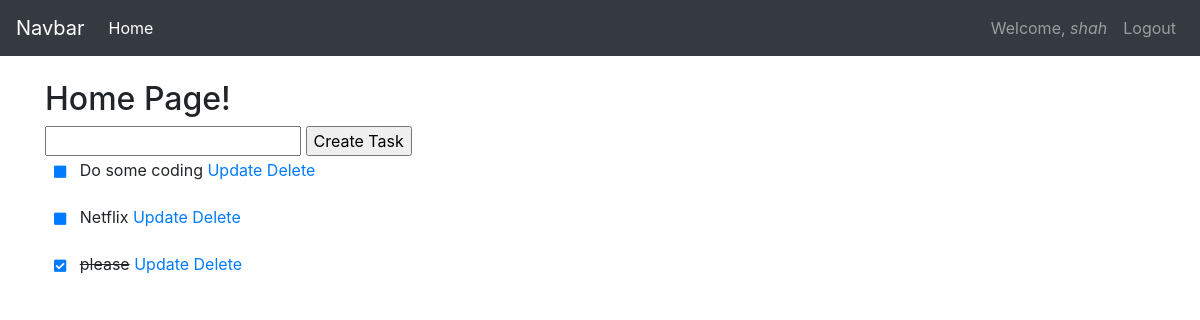
The page / (signed in) on the database as committed earlier.
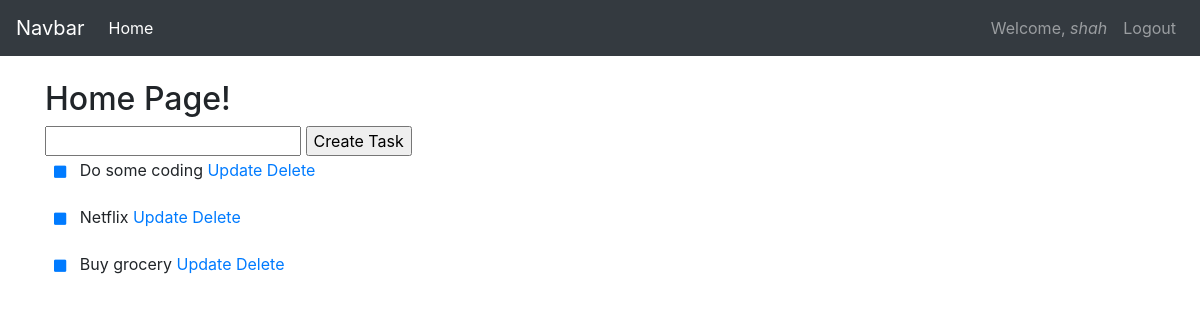
The same page on the database as committed later.
### task/models.py (models this page shows, shortened)
class Task(models.Model):
	title = models.CharField(max_length=150)
	complete = models.BooleanField(default=False)
	time = models.DateTimeField(auto_now_add=True)
	author = models.ForeignKey(User, on_delete=models.CASCADE)

### task/views.py (the view, shortened to what this page needs)
# urls.py: path('', TaskCreateView.as_view(), name='task-home'),
class TaskCreateView(LoginRequiredMixin, CreateView):
	model = Task
	fields = ['title']
	template_name = 'task/home.html'  # <app>/<model>_<viewtype>.html
	context_object_name = 'tasks'
	extra_context = {}
	def get_context_data(self, *args, **kwargs):
		extra_context = super(TaskCreateView, self).get_context_data(*args, **kwargs)
		extra_context['tasks'] = Task.objects.filter(author=self.request.user)
		return extra_context

### task/templates/task/home.html (shortened to what this page needs)
{% extends 'task/base.html' %}
{% block content %}
<h2>Home Page!</h2>
<form method="POST" action="/">
	{{ form.title }}
	<input type="submit" value="Create Task">
</form>
{% for task in tasks %}
<p>
	{% if task.complete == True %}
	<a href="{% url 'task-status' task.id %}" class="btn btn-sm" role="button"><i class="fas fa-check-square"></i></a>
	<s>{{ task.title }}</s>
	{% else %}
	<a href="{% url 'task-status' task.id %}" class="btn btn-sm" role="button"><i class="fas fa-square"></i></a>
	{{ task.title }}
	{% endif %}
	<a href="{% url 'task-update' task.id %}">Update</a>
	<a href="{% url 'task-delete' task.id %}">Delete</a>
</p>
{% endfor %}
{% endblock content %}

### task/templates/task/base.html (shortened to what this page needs)
{% load static %}
<!DOCTYPE html>
<html lang="en">
<head>
	<link rel="stylesheet" href="https://maxcdn.bootstrapcdn.com/bootstrap/4.0.0/css/bootstrap.min.css">
    <link rel="stylesheet" href="https://use.fontawesome.com/releases/v5.8.1/css/all.css">
	<link rel="stylesheet" type="text/css" href="{% static 'users/style.css' %}">
</head>
<body>
	<nav class="navbar navbar-expand-lg navbar-dark bg-dark">
		<a class="navbar-brand" href="#">Navbar</a>
		<div class="collapse navbar-collapse" id="navbarNav">
			<ul class="navbar-nav">
				<li class="nav-item active">
					<a class="nav-link" href="{% url 'task-home' %}">Home</a>
				</li>
			</ul>
			<div class="navbar-nav ml-auto">
				{% if user.is_authenticated %}
					<a class="nav-item nav-link" href="{% url 'profile' %}">Welcome, <i>{{ user.username }}</i></a>
					<a class="nav-item nav-link" href="{% url 'logout' %}">Logout</a>
				{% else %}
					<a class="nav-item nav-link" href="{% url 'login' %}">Login</a>
					<a class="nav-item nav-link" href="{% url 'register' %}">Register</a>
				{% endif %}
			</div>
		</div>
	</nav>
	<div class="container mt-4">
		{% block content %}
		{% endblock content %}
	</div>
</body>
</html>

Rows that differ between the two databases and show on the page:
removed Task: title "please"
added Task: title "Buy grocery"
